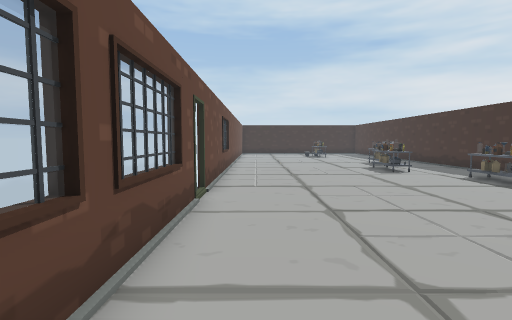
[1] (above)

16 first-person views from a walk through a scene from a Unity 3-D project. The camera is 1.4 m above the floor, tilts 4° down and sees 85° across. The floor is counted in squares, 1 m on a side. Each view is taken from the middle of a square. On the plan, view 1 faces up. The plan holds only what a view shows up to about 14 squares ahead; the rest is blank. Door leaves are left out, so doorways stand open.

[2]
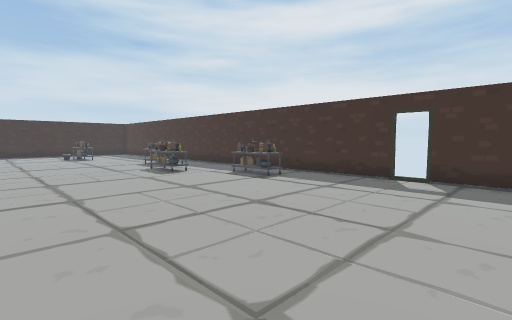

[3]
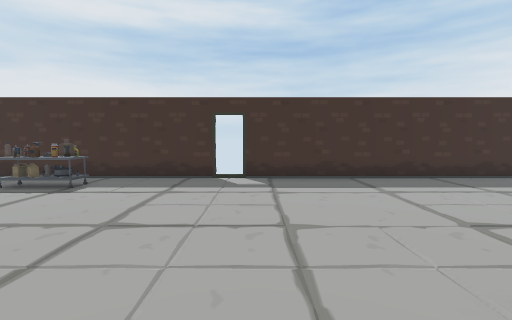

[4]
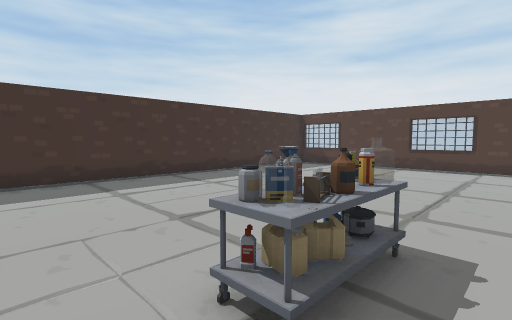

[5]
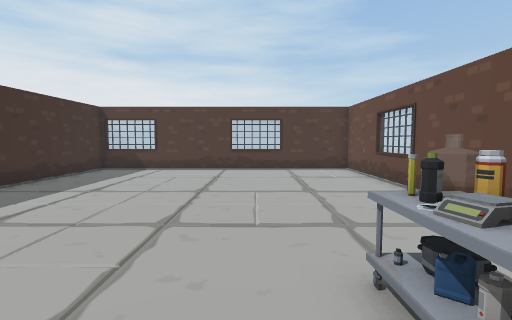

[6]
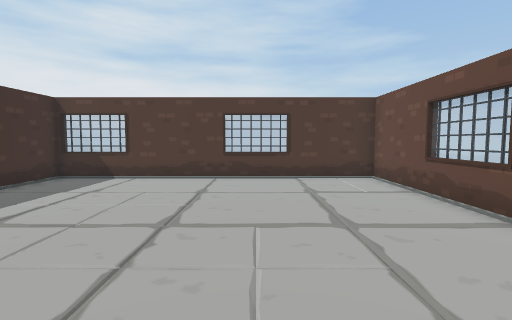

[7]
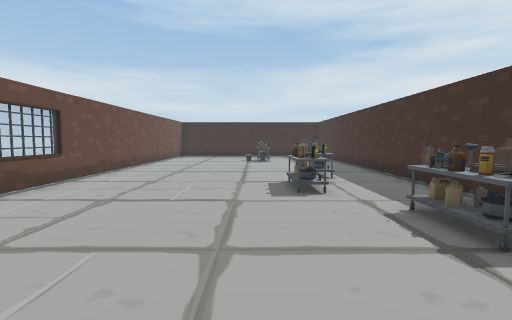

[8]
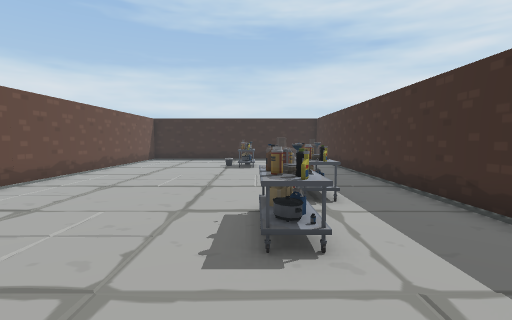

[9]
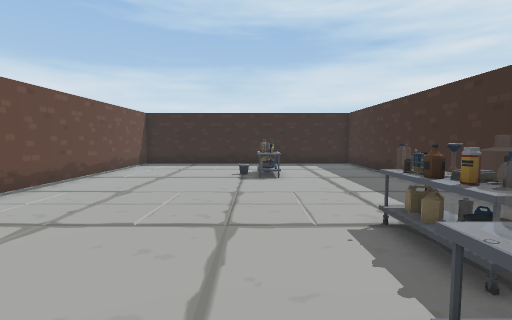

[10]
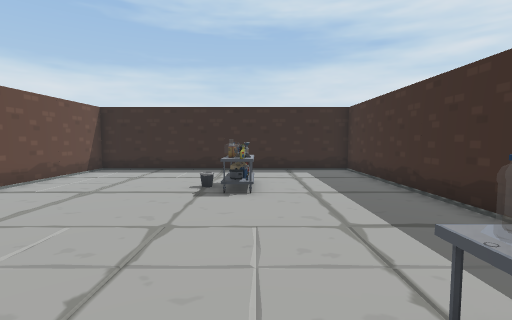

[11]
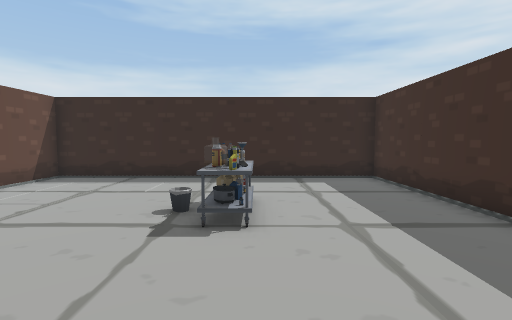

[12]
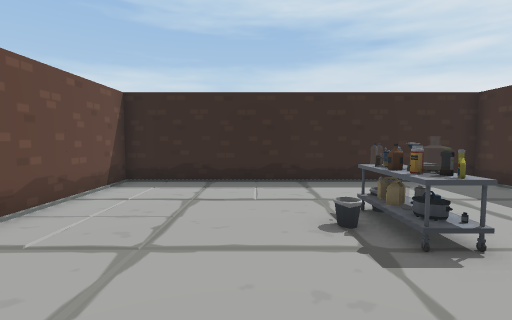

[13]
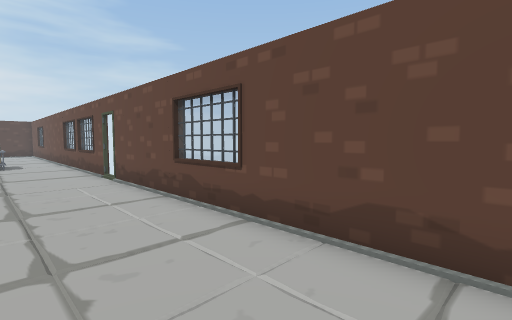

[14]
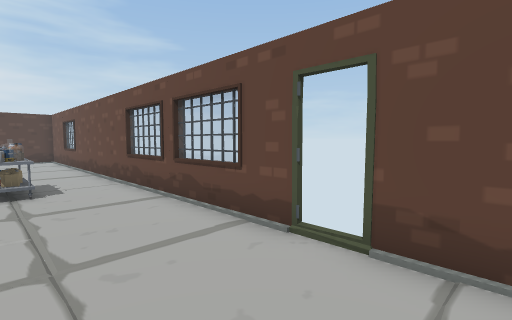

[15]
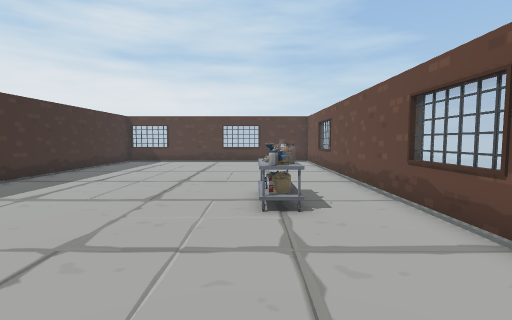

[16]
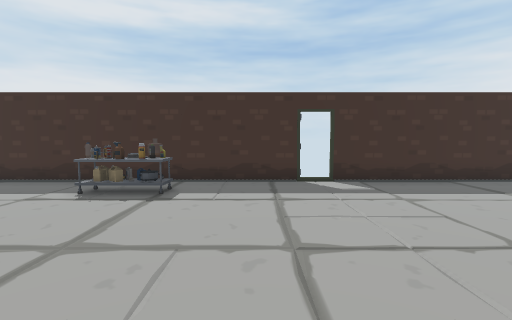

### Floor plan
Points are (right, up) in squares from view 1. A wall is a line through its corners. A room is listed if a view was taken in it or the views show most of it. See-through windows are left out.
Room 1 (views 1, 2, 3, 4, 5, 6, 7, 8, 9, 10, 11, 12, 13, 14, 15, 16)
walls: (-1.4, 6.5) (-1.4, -12.4) (10.4, -12.4) (10.4, 3.5); (10.4, 4.5) (10.4, 29.4) (-1.4, 29.4) (-1.4, 7.5)
ways out: open door at (-1.5, 7); open door at (10.5, 4)
objects: table (1, -2) to (2, 0); table (5, 23) to (6, 25); table (6, 12) to (7, 14); table (7, 15) to (8, 17); table (8, 8) to (9, 10)

Where each view was taken, in squares from view 1:
view 1: 0 up, 0 right, facing up
view 2: 1 up, 0 right, facing up-right
view 3: 3 up, 0 right, facing right
view 4: 2 up, 0 right, facing down-right
view 5: 1 up, 3 right, facing down
view 6: 2 down, 3 right, facing down
view 7: 5 up, 5 right, facing up
view 8: 9 up, 6 right, facing up
view 9: 13 up, 5 right, facing up
view 10: 16 up, 6 right, facing up
view 11: 19 up, 6 right, facing up
view 12: 20 up, 3 right, facing up
view 13: 18 up, 2 right, facing down-left
view 14: 9 up, 2 right, facing down-left
view 15: 6 up, 2 right, facing down
view 16: 6 up, 1 right, facing right
